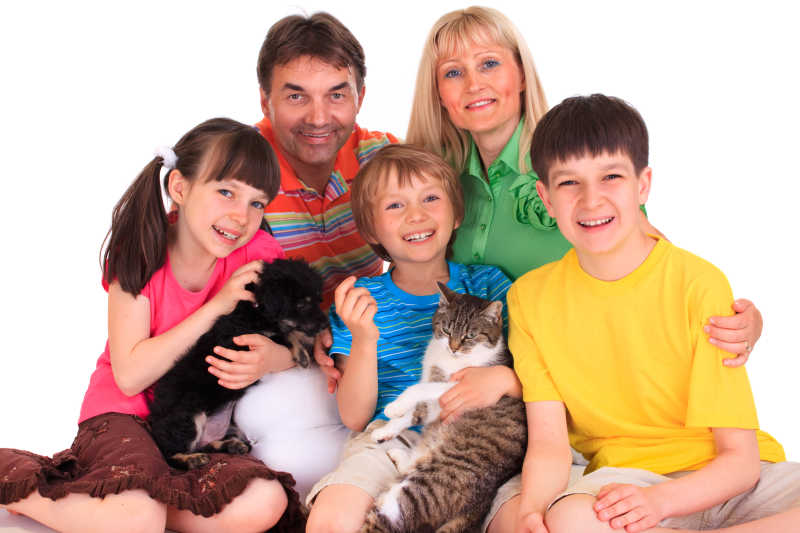
#> input picture test.png, 800 x 533 px, found by its file name
$ python wrapper_test.py
#> lines starting #> are read from the running program, lines starting #| are printed output that depends on the picture
### pyengine/inference/yolo/infer_drawer.py
from typing import List, Union, Tuple

import cv2
import numpy as np

from pyengine.inference.yolo.data_struct import YoloPose, Yolo, YoloPoseSorted, YoloSorted
from pyengine.inference.yolo.facial_orientation import FacialVector
from pyengine.inference.yolo.schema_loader import SchemaLoader


class InferenceDrawer:
    """Drawing utility class for visualizing skeletons, keypoints, and bounding boxes on images."""

    def __init__(self, schema_loader: SchemaLoader, flashing_countdown: int = 5):
        self.kpt_color_map = schema_loader.kpt_color_map
        self.skeleton_map = schema_loader.skeleton_map
        self.bbox_colors = schema_loader.bbox_colors
        self.swap_flashing_flag = 0
        self.flashing_countdown = flashing_countdown
        self.current_flashing_countdown = flashing_countdown


    # [257 lines left out: functions _draw_color_bbox, _update_flashing_status, _get_bbox_color, draw_skeletons, draw_objects, draw_facial_orientation_vectors and 1 more, not called in this run]

### pyengine/inference/yolo/schema_loader.py
from pyengine.utils.load_schema import KeyPoint, Skeleton


class SchemaLoader:
    """加载并管理关键点和骨骼映射的类。"""

    def __init__(self, schema_file: str = None):
        self.kpt_color_map = {}
        self.skeleton_map = []
        self.bbox_colors = []
        if schema_file:
            self.load_external_schema(schema_file)
        else:
            self.default_schema()

    def default_schema(self):
        """加载默认的关键点和骨骼映射。"""
        self.kpt_color_map = {
            0: KeyPoint("Nose", (0, 0, 255)),
            1: KeyPoint("Right Eye", (255, 0, 0)),
            2: KeyPoint("Left Eye", (255, 0, 0)),
            3: KeyPoint("Right Ear", (0, 255, 0)),
            4: KeyPoint("Left Ear", (0, 255, 0)),
            5: KeyPoint("Right Shoulder", (193, 182, 255)),
            6: KeyPoint("Left Shoulder", (193, 182, 255)),
            7: KeyPoint("Right Elbow", (16, 144, 247)),
            8: KeyPoint("Left Elbow", (16, 144, 247)),
            9: KeyPoint("Right Wrist", (1, 240, 255)),
            10: KeyPoint("Left Wrist", (1, 240, 255)),
            11: KeyPoint("Right Hip", (140, 47, 240)),
            12: KeyPoint("Left Hip", (140, 47, 240)),
            13: KeyPoint("Right Knee", (223, 155, 60)),
            14: KeyPoint("Left Knee", (223, 155, 60)),
            15: KeyPoint("Right Ankle", (139, 0, 0)),
            16: KeyPoint("Left Ankle", (139, 0, 0))
        }

        self.skeleton_map = [
            Skeleton(0, 1, (0, 0, 255)),  # Nose -> Right Eye
            Skeleton(0, 2, (0, 0, 255)),  # Nose -> Left Eye
            Skeleton(1, 3, (0, 0, 255)),  # Right Eye -> Right Ear
            Skeleton(2, 4, (0, 0, 255)),  # Left Eye -> Left Ear
            Skeleton(15, 13, (0, 100, 255)),  # Right Ankle -> Right Knee
            Skeleton(13, 11, (0, 255, 0)),  # Right Knee -> Right Hip
            Skeleton(16, 14, (255, 0, 0)),  # Left Ankle -> Left Knee
            Skeleton(14, 12, (0, 0, 255)),  # Left Knee -> Left Hip
            Skeleton(11, 12, (122, 160, 255)),  # Right Hip -> Left Hip
            Skeleton(5, 11, (139, 0, 139)),  # Right Shoulder -> Right Hip
            Skeleton(6, 12, (237, 149, 100)),  # Left Shoulder -> Left Hip
            Skeleton(5, 6, (152, 251, 152)),  # Right Shoulder -> Left Shoulder
            Skeleton(5, 7, (148, 0, 69)),  # Right Shoulder -> Right Elbow
            Skeleton(6, 8, (0, 75, 255)),  # Left Shoulder -> Left Elbow
            Skeleton(7, 9, (56, 230, 25)),  # Right Elbow -> Right Wrist
            Skeleton(8, 10, (0, 240, 240))  # Left Elbow -> Left Wrist
        ]

        self.bbox_colors = [
            (255, 0, 0),  # Class 0: Blue
            (0, 255, 0),  # Class 1: Green
            (0, 0, 255),  # Class 2: Red
            (255, 255, 0),  # Class 3: Cyan
            (255, 0, 255),  # Class 4: Magenta
            (0, 255, 255),  # Class 5: Yellow
            (128, 0, 128),  # Class 6: Purple
            (128, 128, 0),  # Class 7: Olive
            (128, 128, 128),  # Class 8: Gray
            (0, 128, 255)  # Class 9: Orange
        ]

    # [9 lines of commented-out code are left out]

### pyengine/utils/load_labels.py
import sys


def read_labels_from_file(file_path):
    labels = []

    try:
        with open(file_path, 'r') as file:
            for line in file:
                # Strip any trailing whitespace, including CRLF or LF
                line = line.strip()

                # Skip empty lines
                if line:
                    labels.append(line)
    except FileNotFoundError:
        print(f"Error: Failed to open file: {file_path}")
        sys.exit(1)

    return labels

### wrapper_test.py
import cv2
import numpy as np

from pyengine import YoloWrapper
from pyengine.inference.yolo.infer_drawer import InferenceDrawer
from pyengine.inference.yolo.schema_loader import SchemaLoader
from pyengine.utils.load_labels import read_labels_from_file


# [58 lines left out: functions test_load_yolo_v8, test_load_yolo_pose_v8, not called in this run]


if __name__ == "__main__":
    # Load an image
    img = cv2.imread("res/test.png")
#> img is the input picture: shape (533, 800, 3); mean B, G, R 153, 171.7, 201.9

    # Resize the image to 640x640
    img = cv2.resize(img, (640, 640))
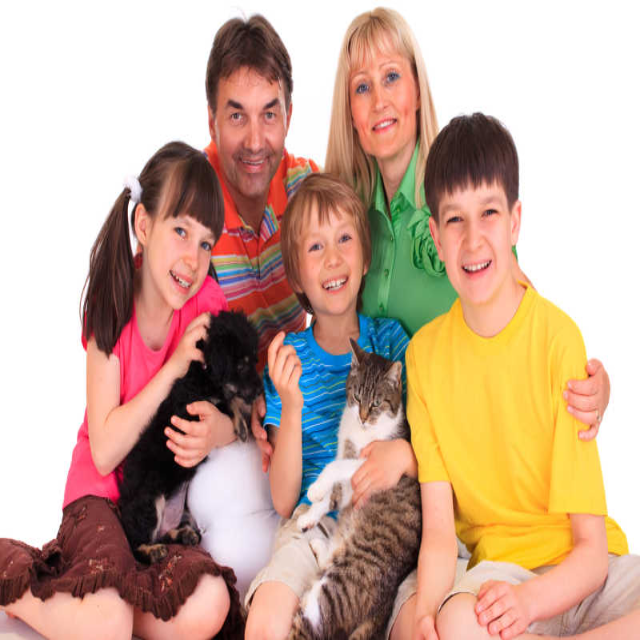
#> img: shape (640, 640, 3); mean B, G, R 152.9, 171.6, 201.8

    # Create a SchemaLoader object and load the schema
    drawer = InferenceDrawer(SchemaLoader())
#> (the call stopped at in default_schema, `self.kpt_color_map = { 0: KeyPoint("Nose", (0, 0, 255)), 1: KeyPoint("..`: pyengine is not available in this run)

    # Load the coco labels
#> (the run stopped early here; a loop or call above may not have finished)
